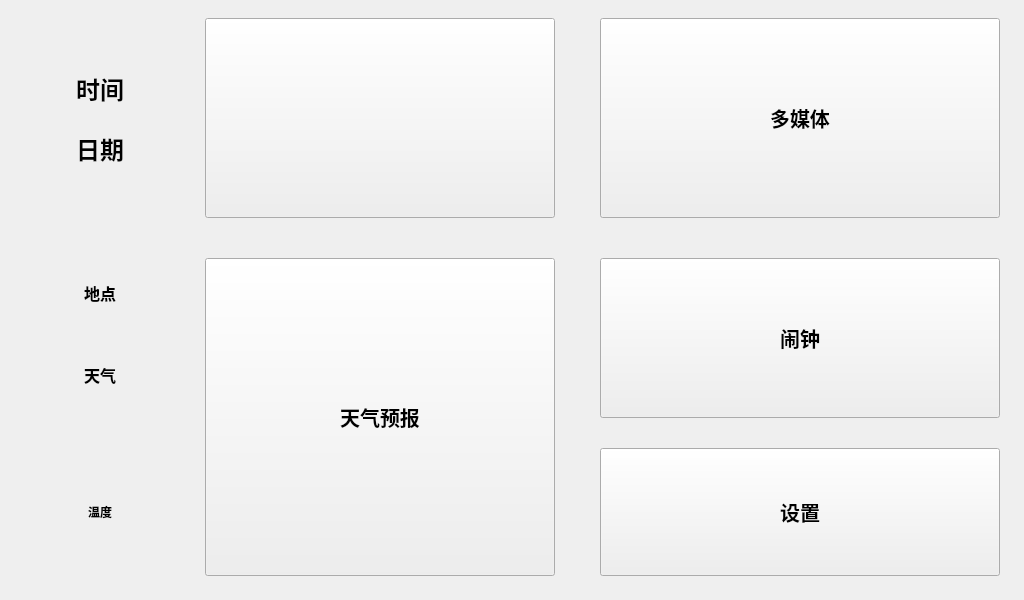
<?xml version="1.0" encoding="UTF-8"?>
<ui version="4.0">
 <class>Widget</class>
 <widget class="QWidget" name="Widget">
  <property name="geometry">
   <rect>
    <x>0</x>
    <y>0</y>
    <width>1024</width>
    <height>600</height>
   </rect>
  </property>
  <property name="windowTitle">
   <string>Form</string>
  </property>
  <widget class="QPushButton" name="HomeAlarmButton">
   <property name="geometry">
    <rect>
     <x>600</x>
     <y>258</y>
     <width>400</width>
     <height>160</height>
    </rect>
   </property>
   <property name="font">
    <font>
     <pointsize>15</pointsize>
     <weight>75</weight>
     <bold>true</bold>
    </font>
   </property>
   <property name="text">
    <string>闹钟</string>
   </property>
  </widget>
  <widget class="QLabel" name="HomeTimeDisplayLabel">
   <property name="geometry">
    <rect>
     <x>20</x>
     <y>58</y>
     <width>160</width>
     <height>60</height>
    </rect>
   </property>
   <property name="font">
    <font>
     <pointsize>18</pointsize>
     <weight>75</weight>
     <italic>false</italic>
     <bold>true</bold>
    </font>
   </property>
   <property name="text">
    <string>时间</string>
   </property>
   <property name="alignment">
    <set>Qt::AlignCenter</set>
   </property>
  </widget>
  <widget class="QLabel" name="HomeWthPlaceLabel">
   <property name="geometry">
    <rect>
     <x>20</x>
     <y>258</y>
     <width>160</width>
     <height>70</height>
    </rect>
   </property>
   <property name="font">
    <font>
     <pointsize>12</pointsize>
     <weight>75</weight>
     <bold>true</bold>
    </font>
   </property>
   <property name="text">
    <string>地点</string>
   </property>
   <property name="alignment">
    <set>Qt::AlignCenter</set>
   </property>
  </widget>
  <widget class="QLabel" name="HomeDateTimeBackLabel">
   <property name="geometry">
    <rect>
     <x>20</x>
     <y>18</y>
     <width>160</width>
     <height>200</height>
    </rect>
   </property>
   <property name="text">
    <string/>
   </property>
  </widget>
  <widget class="QPushButton" name="HomeImagesButton">
   <property name="geometry">
    <rect>
     <x>205</x>
     <y>18</y>
     <width>350</width>
     <height>200</height>
    </rect>
   </property>
   <property name="text">
    <string/>
   </property>
  </widget>
  <widget class="QLabel" name="HomeWthInfoLabel">
   <property name="geometry">
    <rect>
     <x>20</x>
     <y>340</y>
     <width>160</width>
     <height>70</height>
    </rect>
   </property>
   <property name="font">
    <font>
     <pointsize>12</pointsize>
     <weight>75</weight>
     <bold>true</bold>
    </font>
   </property>
   <property name="text">
    <string>天气</string>
   </property>
   <property name="alignment">
    <set>Qt::AlignCenter</set>
   </property>
  </widget>
  <widget class="QLabel" name="HomeDateDisplayLabel">
   <property name="geometry">
    <rect>
     <x>20</x>
     <y>118</y>
     <width>160</width>
     <height>60</height>
    </rect>
   </property>
   <property name="font">
    <font>
     <pointsize>18</pointsize>
     <weight>75</weight>
     <italic>false</italic>
     <bold>true</bold>
    </font>
   </property>
   <property name="text">
    <string>日期</string>
   </property>
   <property name="alignment">
    <set>Qt::AlignCenter</set>
   </property>
  </widget>
  <widget class="QPushButton" name="HomeSettingButton">
   <property name="geometry">
    <rect>
     <x>600</x>
     <y>448</y>
     <width>400</width>
     <height>128</height>
    </rect>
   </property>
   <property name="font">
    <font>
     <pointsize>15</pointsize>
     <weight>75</weight>
     <bold>true</bold>
    </font>
   </property>
   <property name="text">
    <string>设置</string>
   </property>
  </widget>
  <widget class="QLabel" name="HomeTemInfoLabel">
   <property name="geometry">
    <rect>
     <x>40</x>
     <y>468</y>
     <width>120</width>
     <height>88</height>
    </rect>
   </property>
   <property name="font">
    <font>
     <weight>75</weight>
     <italic>false</italic>
     <bold>true</bold>
    </font>
   </property>
   <property name="text">
    <string>温度</string>
   </property>
   <property name="alignment">
    <set>Qt::AlignCenter</set>
   </property>
  </widget>
  <widget class="QLabel" name="HomeTemBackLabel">
   <property name="geometry">
    <rect>
     <x>20</x>
     <y>448</y>
     <width>160</width>
     <height>128</height>
    </rect>
   </property>
   <property name="text">
    <string/>
   </property>
  </widget>
  <widget class="QPushButton" name="HomeMediaButton">
   <property name="geometry">
    <rect>
     <x>600</x>
     <y>18</y>
     <width>400</width>
     <height>200</height>
    </rect>
   </property>
   <property name="sizePolicy">
    <sizepolicy hsizetype="MinimumExpanding" vsizetype="Fixed">
     <horstretch>0</horstretch>
     <verstretch>0</verstretch>
    </sizepolicy>
   </property>
   <property name="minimumSize">
    <size>
     <width>400</width>
     <height>200</height>
    </size>
   </property>
   <property name="maximumSize">
    <size>
     <width>280</width>
     <height>200</height>
    </size>
   </property>
   <property name="font">
    <font>
     <pointsize>15</pointsize>
     <weight>75</weight>
     <italic>false</italic>
     <bold>true</bold>
    </font>
   </property>
   <property name="cursor">
    <cursorShape>ArrowCursor</cursorShape>
   </property>
   <property name="text">
    <string>多媒体</string>
   </property>
  </widget>
  <widget class="QPushButton" name="HomeWeatherButton">
   <property name="geometry">
    <rect>
     <x>205</x>
     <y>258</y>
     <width>350</width>
     <height>318</height>
    </rect>
   </property>
   <property name="sizePolicy">
    <sizepolicy hsizetype="MinimumExpanding" vsizetype="Fixed">
     <horstretch>0</horstretch>
     <verstretch>0</verstretch>
    </sizepolicy>
   </property>
   <property name="minimumSize">
    <size>
     <width>350</width>
     <height>160</height>
    </size>
   </property>
   <property name="maximumSize">
    <size>
     <width>600</width>
     <height>800</height>
    </size>
   </property>
   <property name="font">
    <font>
     <pointsize>15</pointsize>
     <weight>75</weight>
     <italic>false</italic>
     <bold>true</bold>
    </font>
   </property>
   <property name="cursor">
    <cursorShape>ArrowCursor</cursorShape>
   </property>
   <property name="text">
    <string>天气预报</string>
   </property>
  </widget>
  <zorder>HomeWeatherButton</zorder>
  <zorder>HomeTemBackLabel</zorder>
  <zorder>HomeDateTimeBackLabel</zorder>
  <zorder>HomeAlarmButton</zorder>
  <zorder>HomeTimeDisplayLabel</zorder>
  <zorder>HomeImagesButton</zorder>
  <zorder>HomeDateDisplayLabel</zorder>
  <zorder>HomeSettingButton</zorder>
  <zorder>HomeTemInfoLabel</zorder>
  <zorder>HomeMediaButton</zorder>
  <zorder>HomeWthInfoLabel</zorder>
  <zorder>HomeWthPlaceLabel</zorder>
 </widget>
 <resources/>
 <connections/>
</ui>
